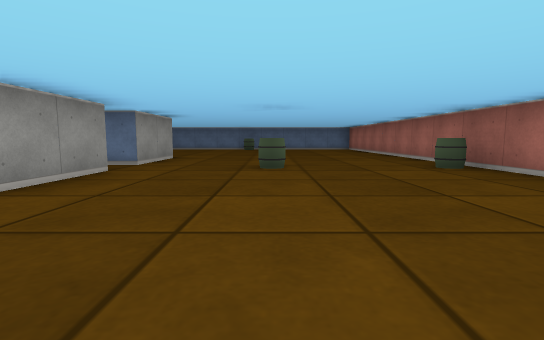
[1] (above)

14 first-person views from a walk through a cub3D level. The camera is about half as high as the walls, tilts 6° down and sees 85° across. The floor is counted in squares. Each view is taken from the middle of a square. On the plan, view 1 faces up. The plan holds only what a view shows up to about 9 squares ahead; the rest is blank.

[2]
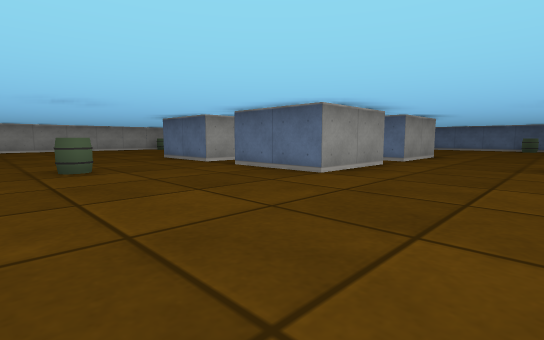

[3]
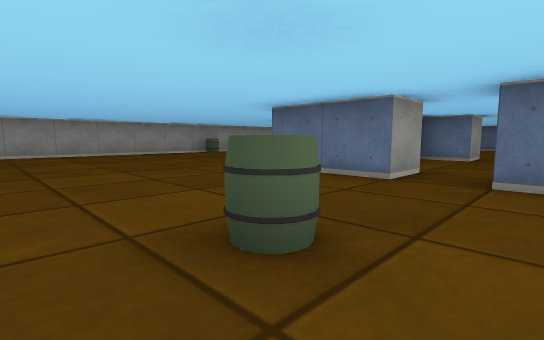

[4]
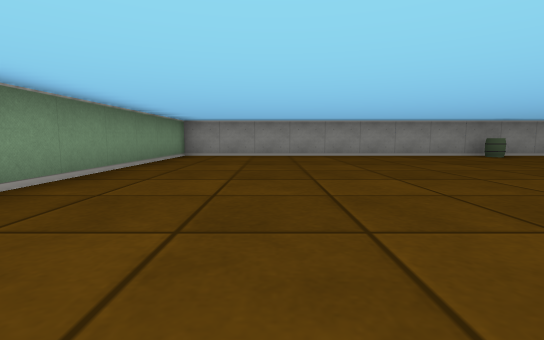

[5]
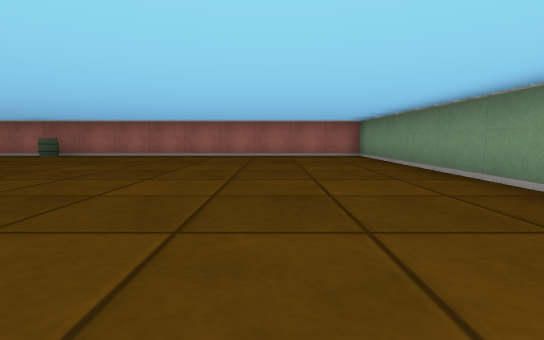

[6]
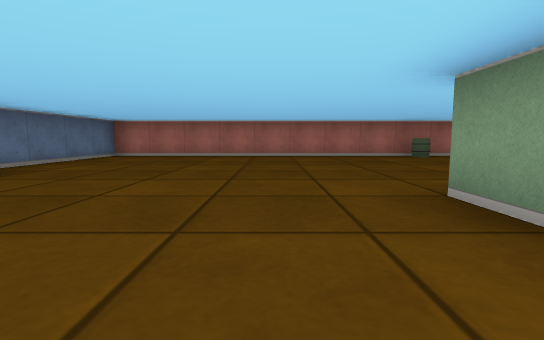

[7]
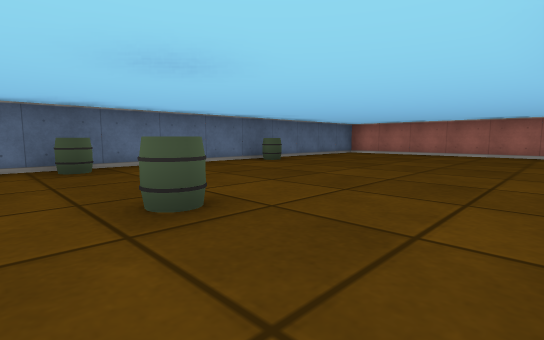

[8]
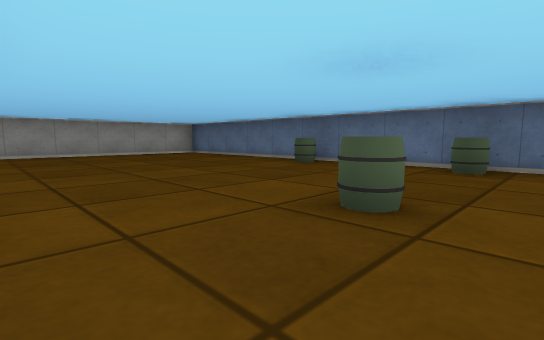

[9]
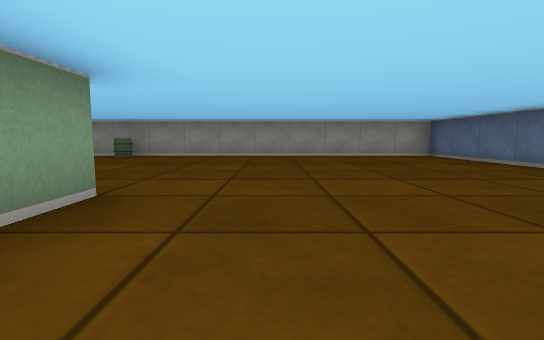

[10]
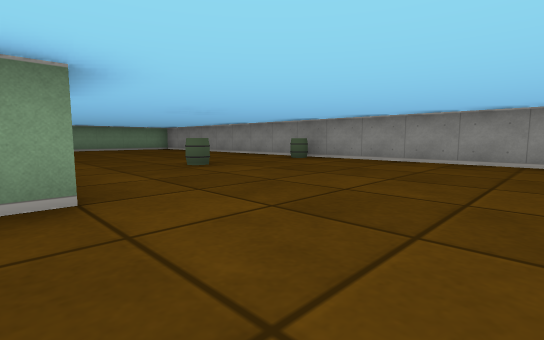

[11]
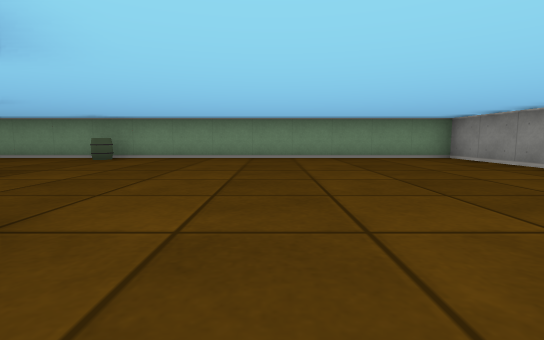

[12]
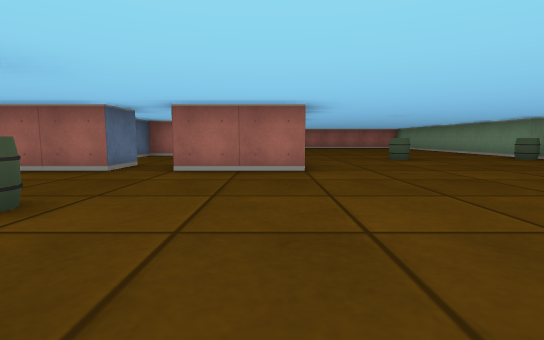

[13]
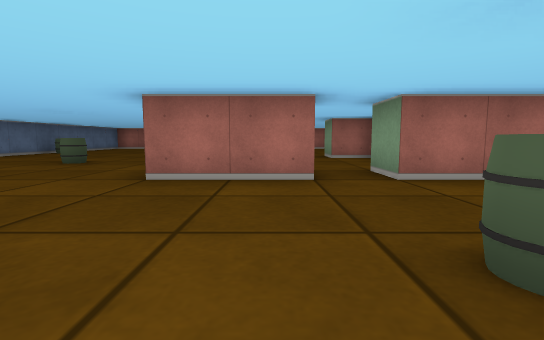

[14]
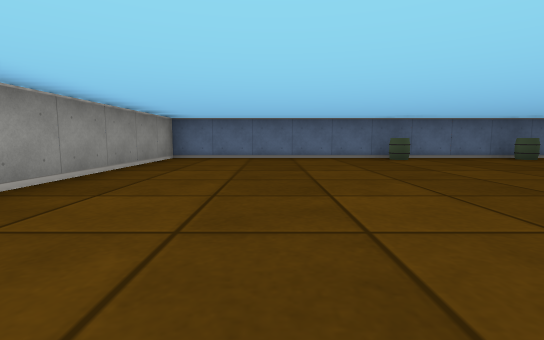

### Floor plan
Points are (right, up) in squares from view 1. A wall is a line through its corners. A room is listed if a view was taken in it or the views show most of it. See-through windows are left out.
Room 1 (views 1, 2, 3, 4, 5, 6, 7, 8, 9, 10, 11, 12, 13, 14)
walls: (-5.5, 7.5) (-5.5, 6.5); (-3.5, 7.5) (-2.5, 7.5) (-2.5, 5.5) (-3.1, 5.5); (-6.5, 5.5) (-7.5, 5.5) (-7.5, 7.5) (-6.5, 7.5); (-3.5, 4.5) (-2.5, 4.5) (-2.5, 2.5) (-4.5, 2.5); (-5.5, 3.5) (-5.5, 2.5) (-7.5, 2.5) (-7.5, 4.5) (-6.5, 4.5); (-13.5, 13.5) (-13.5, -3.5) (3.5, -3.5) (3.5, 13.5) (-13.5, 13.5)
ways out: opening at (-7, 5) to room 2; opening at (-5, 3) to room 2; opening at (-5, 7) to room 2; opening at (-3, 5) to room 2
objects: barrel (-13, 5); barrel (-10, 5); barrel (-8, 13); barrel (-5, -3); barrel (-5, 0); barrel (-5, 10); barrel (-5, 13); barrel (-1, 13); barrel (0, 5); barrel (3, 5)
Room 2 (no view inside)
walls: (-5.5, 6.5) (-6.5, 6.5); (-3.5, 5.8) (-3.5, 6.5) (-4.4, 6.5); (-3.5, 3.4) (-3.5, 4.5)
ways out: opening at (-7, 5) to room 1; opening at (-5, 3) to room 1; opening at (-5, 7) to room 1; opening at (-3, 5) to room 1

Positions as (right, up) in squares from view 1, and headings:
1: (0, 0), facing up
2: (0, -1), facing up-left
3: (-4, -1), facing up-left
4: (-5, -1), facing left
5: (-5, -1), facing right
6: (-5, 9), facing right
7: (-6, 8), facing up-right
8: (-4, 8), facing up-left
9: (-5, 9), facing left
10: (-7, 10), facing down-left
11: (-9, 4), facing down
12: (-12, 3), facing right
13: (-11, 6), facing right
14: (-11, 6), facing up
